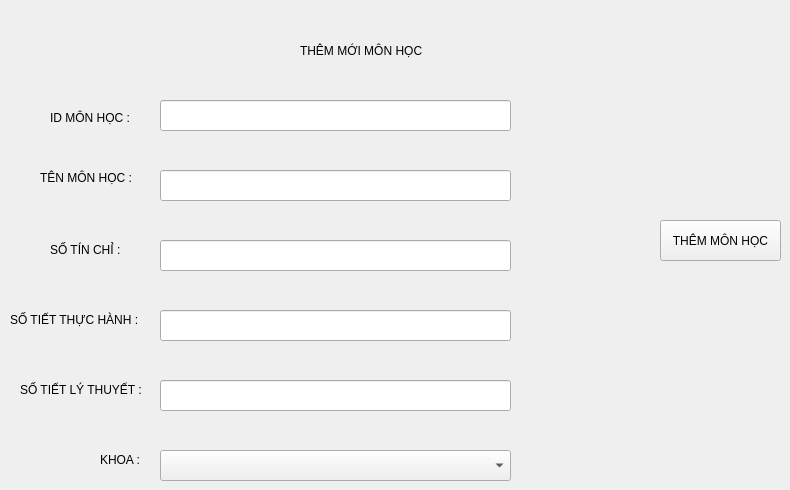
      <widget class="QWidget" name="themmhpage">
       <widget class="QLabel" name="label_39">
        <property name="geometry">
         <rect>
          <x>300</x>
          <y>10</y>
          <width>291</width>
          <height>81</height>
         </rect>
        </property>
        <property name="text">
         <string>THÊM MỚI MÔN HỌC</string>
        </property>
       </widget>
       <widget class="QLabel" name="label_40">
        <property name="geometry">
         <rect>
          <x>50</x>
          <y>110</y>
          <width>101</width>
          <height>16</height>
         </rect>
        </property>
        <property name="text">
         <string>ID MÔN HỌC :</string>
        </property>
       </widget>
       <widget class="QLabel" name="label_41">
        <property name="geometry">
         <rect>
          <x>40</x>
          <y>170</y>
          <width>111</width>
          <height>16</height>
         </rect>
        </property>
        <property name="text">
         <string>TÊN MÔN HỌC :</string>
        </property>
       </widget>
       <widget class="QLabel" name="label_42">
        <property name="geometry">
         <rect>
          <x>50</x>
          <y>240</y>
          <width>81</width>
          <height>20</height>
         </rect>
        </property>
        <property name="text">
         <string>SỐ TÍN CHỈ :</string>
        </property>
       </widget>
       <widget class="QLabel" name="label_43">
        <property name="geometry">
         <rect>
          <x>10</x>
          <y>310</y>
          <width>141</width>
          <height>20</height>
         </rect>
        </property>
        <property name="text">
         <string>SỐ TIẾT THỰC HÀNH :</string>
        </property>
       </widget>
       <widget class="QLabel" name="label_44">
        <property name="geometry">
         <rect>
          <x>20</x>
          <y>380</y>
          <width>131</width>
          <height>20</height>
         </rect>
        </property>
        <property name="text">
         <string>SỐ TIẾT LÝ THUYẾT :</string>
        </property>
       </widget>
       <widget class="QPushButton" name="pushButton_9">
        <property name="geometry">
         <rect>
          <x>660</x>
          <y>220</y>
          <width>121</width>
          <height>41</height>
         </rect>
        </property>
        <property name="text">
         <string>THÊM MÔN HỌC</string>
        </property>
       </widget>
       <widget class="QLabel" name="label_65">
        <property name="geometry">
         <rect>
          <x>100</x>
          <y>450</y>
          <width>55</width>
          <height>20</height>
         </rect>
        </property>
        <property name="text">
         <string>KHOA :</string>
        </property>
       </widget>
       <widget class="QLineEdit" name="lineEdit_16">
        <property name="geometry">
         <rect>
          <x>160</x>
          <y>100</y>
          <width>351</width>
          <height>31</height>
         </rect>
        </property>
        <property name="readOnly">
         <bool>true</bool>
        </property>
       </widget>
       <widget class="QLineEdit" name="lineEdit_17">
        <property name="geometry">
         <rect>
          <x>160</x>
          <y>170</y>
          <width>351</width>
          <height>31</height>
         </rect>
        </property>
       </widget>
       <widget class="QLineEdit" name="lineEdit_18">
        <property name="geometry">
         <rect>
          <x>160</x>
          <y>310</y>
          <width>351</width>
          <height>31</height>
         </rect>
        </property>
       </widget>
       <widget class="QLineEdit" name="lineEdit_19">
        <property name="geometry">
         <rect>
          <x>160</x>
          <y>240</y>
          <width>351</width>
          <height>31</height>
         </rect>
        </property>
       </widget>
       <widget class="QLineEdit" name="lineEdit_20">
        <property name="geometry">
         <rect>
          <x>160</x>
          <y>380</y>
          <width>351</width>
          <height>31</height>
         </rect>
        </property>
       </widget>
       <widget class="QComboBox" name="comboBox_3">
        <property name="geometry">
         <rect>
          <x>160</x>
          <y>450</y>
          <width>351</width>
          <height>31</height>
         </rect>
        </property>
       </widget>
      </widget>
